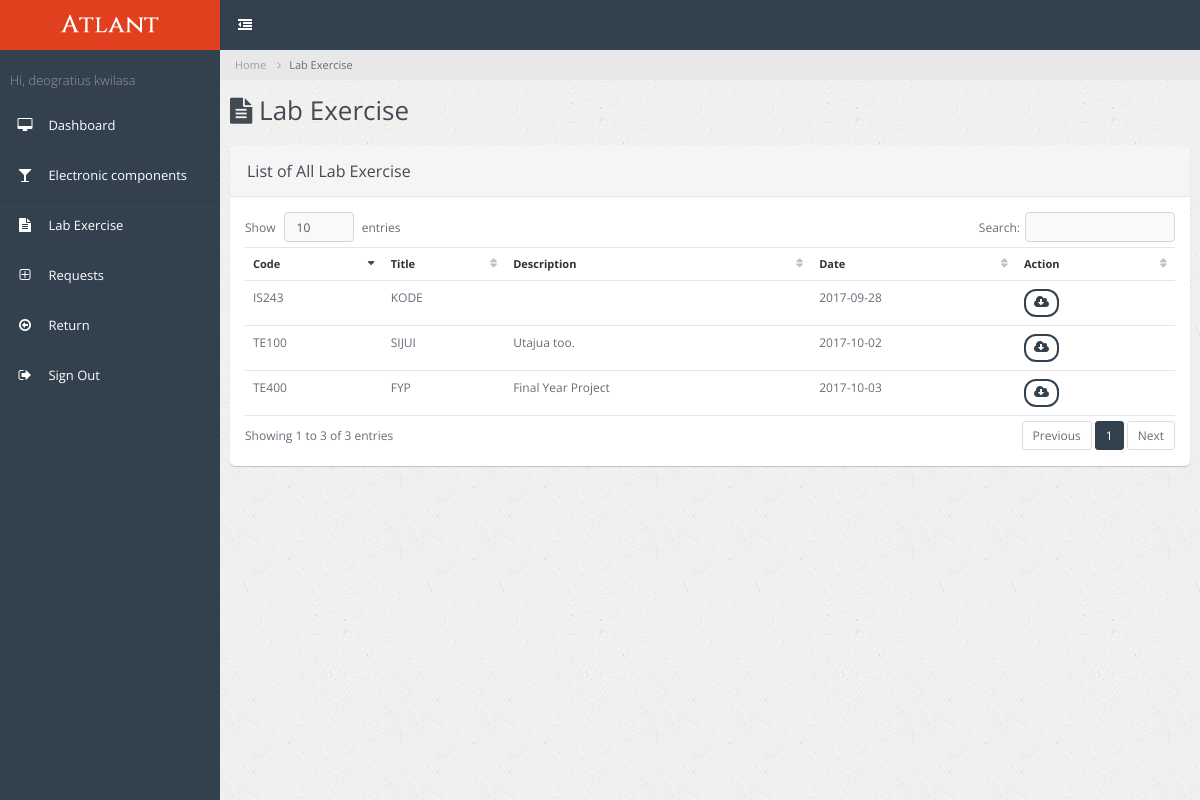
/lab_tech/lab_exe.php (signed in), run on the app's committed database.
### tables this page shows
CREATE TABLE IF NOT EXISTS `lab_exercise` (
  `id` int(10) NOT NULL AUTO_INCREMENT,
  `code` varchar(5) NOT NULL,
  `title` varchar(40) NOT NULL,
  `description` text NOT NULL,
  `date` date NOT NULL,
  PRIMARY KEY (`id`)
);

### lab_tech/lab_exe.php (the view, shortened to what this page needs)
<!DOCTYPE html>
<html lang="en">
<head>
        <link rel="stylesheet" type="text/css" id="theme" href="../css/theme-default.css"/>
    </head>
    <body>
        <div class="page-container">
            <div class="page-sidebar">
                <?php require_once 'incs/sider.php';?>
            </div>
            <div class="page-content">
                <ul class="x-navigation x-navigation-horizontal x-navigation-panel">
                    <li class="xn-icon-button">
                        <a href="#" class="x-navigation-minimize"><span class="fa fa-dedent"></span></a>
                    </li>
                </ul>
                <ul class="breadcrumb">
                    <li><a href="index.html">Home</a></li>
                    <li class="active">Lab Exercise</li>
                </ul>
                <div class="page-title">
                    <h2><span class="fa fa-file-text"></span> Lab Exercise</h2>
                </div>
                <div class="page-content-wrap">
                    <div class="row">
                        <div class="col-md-12">
                            <div class="panel panel-default">
                                <div class="panel-heading">
                                    <h3 class="panel-title">List of All Lab Exercise</h3>
                                </div>
                                <div class="panel-body">
                                    <div class="table-responsive">
                                        <table class="table datatable">
                                            <thead>
                                                <tr>
                                                    <th>Code</th>
                                                    <th>Title</th>
                                                    <th>Description</th>
                                                    <th>Date</th>
                                                    <th>Action</th>
                                                </tr>
                                            </thead>
                                            <tbody>
                                                <?php
                                                    $q = mysql_query("SELECT * FROM lab_exercise ORDER BY date ASC");
                                                    while ($row_data = mysql_fetch_array($q)) {                                                ?>
                                            <tr>
                                                    <td><?php echo $row_data['code'];?></td>
                                                    <td><?php echo $row_data['title'];?></td>
                                                    <td><?php echo $row_data['description'];?></td>
                                                    <td><?php echo $row_data['date'];?></td>
                                                    <td><a href = "#"> <button class="btn btn-primary btn-rounded btn-condensed btn-sm"><span class="fa fa-cloud-download"></span></button></a></td>
                                                </tr>
                                                <?php
                                                }
                                                ?>
                                            </tbody>
                                        </table>
                                    </div>
                                </div>
                            </div>
                        </div>
                    </div>
                </div>
            </div>
        </div>
    </body>
</html>

### lab_tech/incs/sider.php (shortened to what this page needs)
<ul class="x-navigation">
     <li class="xn-logo">
         <a href="index.html">ATLANT</a>
     </li>
     <li class="xn-title">Hi, <?php echo $_SESSION['name'];?></li>
     <li>
         <a href="index.php"><span class="fa fa-desktop"></span> <span class="xn-text">Dashboard</span></a>
     </li>
     <li >
         <a href="lab_equipments.php"><span class="fa fa-glass"></span> <span class="xn-text">Electronic components </span></a>
     </li>
     <li >
         <a href="lab_exe.php"><span class="fa fa-file-text"></span> <span class="xn-text">Lab Exercise</span></a>
     </li>
     <li >
         <a href="request.php"><span class="fa fa-plus-square-o"></span> <span class="xn-text">Requests</span></a>
     </li>
     <li >
         <a href="return.php"><span class="fa fa-arrow-circle-o-left"></span> <span class="xn-text">Return</span></a>
     </li>
     <li><a href="#" class="mb-control" data-box="#mb-signout"><span class="fa fa-sign-out"></span> Sign Out</a></li>
 </ul>

### data on the page
lab_exercise: code "IS243", title "KODE", date "2017-09-28"
lab_exercise: code "TE100", title "SIJUI", description "Utajua too.", date "2017-10-02"
lab_exercise: code "TE400", title "FYP", description "Final Year Project", date "2017-10-03"

### other printed values
$_SESSION['name'] "deogratius kwilasa"
